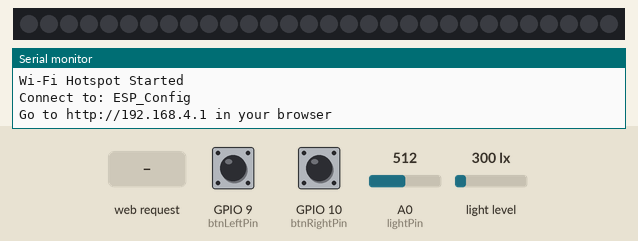
Bench run of a sketch on a simulated ESP8266 (NodeMCU). Shown: 30 RGB LEDs in strip order, left to right, the last lines printed to the serial monitor. Inputs (shaded band) come from the test bench; at power-on: GPIO 9 (btnLeftPin) HIGH, GPIO 10 (btnRightPin) HIGH, light level 300 lx, A0 (lightPin) = 512. Dim RGB values are drawn brighter than linear; WiFi joins after 1.5 s; servers stay silent unless stated; network time is answered at once with the bench clock; the local clock reads 2024-03-15 10:24:30 at power-on unless the sketch sets it; EEPROM starts erased.

Above: at 5.8 s.
5.9 s: HTTP request GET /submit received
7.4 s: GPIO 9 (btnLeftPin) pulsed LOW 5 times (0.12 s each, 0.3 s apart)
At 10.0 s:
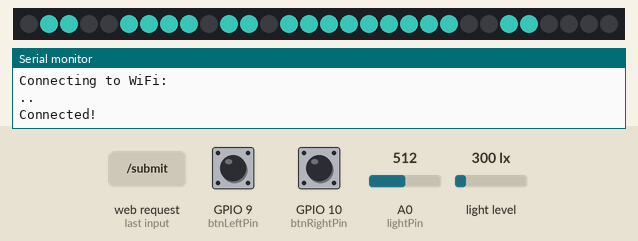
10.5 s: GPIO 10 (btnRightPin) pulled LOW for 0.15 s
At 11.4 s:
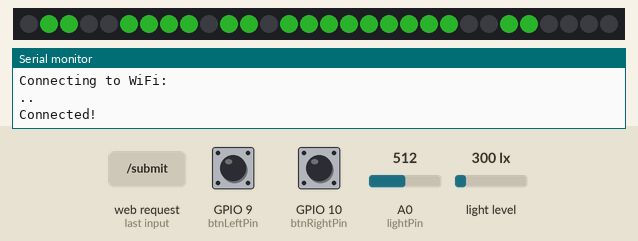
12.5 s: light level set to 40 lx
14.0 s: A0 (lightPin) set to 716
15.5 s: GPIO 9 (btnLeftPin) pulled LOW for 0.15 s
At 16.4 s:
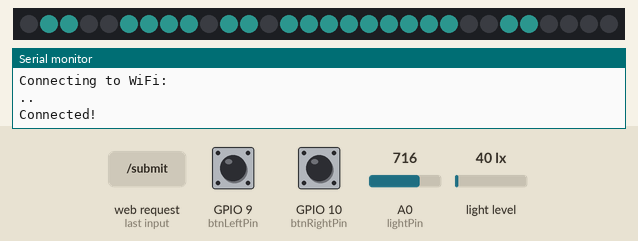
Timing chart, 0 to 18.5 s (numbered marks = the images above; inputs shaded):
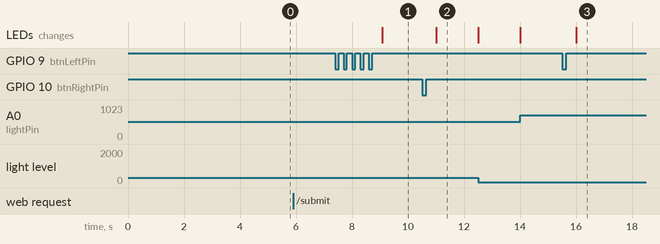

The sketch:

05042025new_clocl.ino
```cpp
#include <NTPClient.h>
// change next line to use with another board/shield
#include <ESP8266WiFi.h>
//#include <WiFi.h> // for WiFi shield
//#include <WiFi101.h> // for WiFi 101 shield or MKR1000
#include <ESP8266WebServer.h>
#include <WiFiUdp.h>
#include "Button2.h"
#include <EEPROM.h>
#include <FastLED.h>
#include <BH1750.h>
#include <Wire.h>


// FIRST STARTUP BYTE ASSIGNMENT DEFINES  ///
#define EEPROM_SIZE 512  // Define EEPROM size (bytes)
#define SETUP_FLAG_ADDR 0  // First address to store setup flag
#define SSID_ADDR 1         // Address for storing WiFi SSID
#define PASS_ADDR 33        // Address for storing WiFi Password
#define Color_NUM 60

// SEGMENT DIAPLAY //
#define LED_PIN 2         // Data pin for WS2812
#define NUM_LEDS 30       // Total LEDs (7*4 for segments + 2 for colons)
#define BRIGHTNESS 50     // Adjust brightness (0-255)
CRGB leds[NUM_LEDS];

// NTP TIMER //

// COLORS AND TIME SWAPER//
#define btnLeftPin 9
#define btnRightPin 10
Button2 btnLeft; // left button pin
Button2 btnRight; // Right button pin

#define TIMEOUT_MS 5000 //save color after 5 seconds of inactivity
bool lastButtonLeftState = HIGH;
bool lastButtonRightState = HIGH;
CRGB colors[19] = {  // 20 predefined FastLED colors
  CRGB::Red, CRGB::DarkRed, CRGB::FireBrick, CRGB::DarkOrange, CRGB::Gold,
  CRGB::Yellow, CRGB::LawnGreen, CRGB::Green, CRGB::ForestGreen, CRGB::Turquoise,
  CRGB::Teal, CRGB::Cyan, CRGB::SkyBlue, CRGB::Blue, CRGB::Navy,
  CRGB::Purple, CRGB::DeepPink, CRGB::Magenta, CRGB::White
};
int colorIndex = 0;
unsigned long lastPressTime = 0;
bool colorSelected = false;  // Tracks if user has interacted


BH1750 lightMeter; //lightsensor
const int lightPin = A0; // pin for color potentiometer

const long interval = 120000;  // interval at which to request time again

WiFiUDP ntpUDP;

// You can specify the time server pool and the offset (in seconds, can be
// changed later with setTimeOffset() ). Additionally you can specify the
// update interval (in milliseconds, can be changed using setUpdateInterval() ).
NTPClient timeClient(ntpUDP, "europe.pool.ntp.org", 7200, 60000);
bool timeSwap = HIGH;

///
//SEGMENT DISPLAY STUFF//
///
// Segment mapping (ABCDEFG order)
const byte numbers[10][7] = {
  {1, 1, 1, 1, 1, 1, 0},  // 0
  {0, 1, 1, 0, 0, 0, 0},  // 1
  {1, 1, 0, 1, 1, 0, 1},  // 2
  {1, 1, 1, 1, 0, 0, 1},  // 3
  {0, 1, 1, 0, 0, 1, 1},  // 4
  {1, 0, 1, 1, 0, 1, 1},  // 5
  {1, 0, 1, 1, 1, 1, 1},  // 6
  {1, 1, 1, 0, 0, 0, 0},  // 7
  {1, 1, 1, 1, 1, 1, 1},  // 8
  {1, 1, 1, 1, 0, 1, 1}   // 9
};
// LED mapping per segment
const byte segmentMap[4][7] = {
  {23, 24, 25, 26, 27, 28, 29}, // Segment 4 (LEDs 24-30)
  {16, 17, 18, 19, 20, 21, 22},// Segment 3 (LEDs 17-23)
  {7, 8, 9, 10, 11, 12, 13},   // Segment 2 (LEDs 8-14)
  {0, 1, 2, 3, 4, 5, 6}       // Segment 1 (LEDs 1-7)
};

// Colon (Delimiters)
const byte colonLeds[2] = {14, 15};


//////////
/// VOIDS BEFORE TIME ///
//////////
// COLOR SWAPER AND SAVER //
void click(Button2& btn){
  if (btn == btnLeft) {  // Correct way: compare pointers
    colorIndex = (colorIndex + 1) % 19;  // Wrap around using modulo
  } else if (btn == btnRight) {
    colorIndex = (colorIndex - 1 + 19) % 19;  // Ensure wrap-around for negatives
  }

  leds[0] = colors[colorIndex];
  FastLED.show();
  lastPressTime = millis();
  colorSelected = true;

}

void doubleClick(Button2& btn) {
  if (timeSwap == HIGH) {
    timeClient.setTimeOffset(3600);
    timeSwap = LOW;  // Use '=' for assignment
  } else {  // Use 'else' instead of another 'if' to avoid unnecessary checks
    timeClient.setTimeOffset(7200);
    timeSwap = HIGH;
  }
}

// --- SoftAP Code ---
const char *ssid = "ESP_Config";  // Name of the Wi-Fi hotspot
const char *password = "12345678"; // Password (must be at least 8 characters)

ESP8266WebServer server(80); // Create a web server on port 80

const char htmlPage[] PROGMEM = R"rawliteral(
<!DOCTYPE html>
<html>
<head>
    <title>Wi-Fi Setup</title>
</head>
<body>
    <h2>Enter Wi-Fi Details</h2>
    <form action="/submit" method="GET">
        SSID: <input type="text" name="ssid"><br><br>
        Password: <input type="text" name="password"><br><br>
        <input type="submit" value="Submit">
    </form>
</body>
</html>
)rawliteral";

// Handles root page
void handleRoot() {
    server.send(200, "text/html", htmlPage);
}

// Handles form submission
void handleSubmit() {
    String newSSID = server.arg("ssid");
    String newPass = server.arg("password");


    Serial.println("Received Wi-Fi Credentials:");
    Serial.print("SSID: ");
    Serial.println(newSSID);
    Serial.print("Password: ");
    Serial.println(newPass);

    // Save Wi-Fi credentials to EEPROM
    saveToEEPROM(SSID_ADDR, newSSID);
    saveToEEPROM(PASS_ADDR, newPass);
    delay(500);
    Serial.println("SSID and Password have been saved to EEPROM!");
    EEPROM.write(SETUP_FLAG_ADDR, 1);  // Reset setup flag for next boot
    EEPROM.commit();

    server.send(200, "text/html", "<h3>Credentials Received! Check Serial Monitor.</h3>");

}

void saveToEEPROM(int startAddr, String data) {
    for (int i = 0; i < data.length(); i++) {
        EEPROM.write(startAddr + i, data[i]);
    }
    EEPROM.write(startAddr + data.length(), '\0'); // Null-terminate string
    EEPROM.commit();
}

void setup(){
  Serial.begin(115200);
  timeClient.begin();
  Wire.begin();
  lightMeter.begin();
  EEPROM.begin(EEPROM_SIZE);  // Initialize EEPROM
  FastLED.addLeds<WS2812, LED_PIN, GRB>(leds, NUM_LEDS);
  FastLED.clear();
  FastLED.show();
  btnLeft.begin(btnLeftPin);
  btnRight.begin(btnRightPin);
  btnRight.setClickHandler(click);
  btnLeft.setClickHandler(click);
  btnRight.setDoubleClickHandler(doubleClick);
  btnLeft.setDoubleClickHandler(doubleClick);

  colorIndex = EEPROM.read(Color_NUM);

  // WIFI CONNECTION AND FIRST TIME ROUTINE //

  if (EEPROM.read(SETUP_FLAG_ADDR) != 1) {
    WiFi.softAP(ssid, password);  // Start as an Access Point
    Serial.println("."); Serial.println("ah, new here?");
    delay(5000);
    Serial.println("Wi-Fi Hotspot Started");
    Serial.print("Connect to: ");
    Serial.println(ssid);
    Serial.println("Go to http://192.168.4.1 in your browser");

    server.on("/", handleRoot);        // Handle root page
    server.on("/submit", handleSubmit); // Handle form submission
    server.begin();

    // Wait for user to submit Wi-Fi credentials through the SoftAP
    while (EEPROM.read(SETUP_FLAG_ADDR) != 1) {
      server.handleClient();  // Handle web requests
    }

    Serial.println("WiFi credentials saved!");
    WiFi.softAPdisconnect(); // Disconnect SoftAP after setup

    // CONNECTING TO WIFI //
    String storedSSID = readFromEEPROM(SSID_ADDR, 32);
    String storedPass = readFromEEPROM(PASS_ADDR, 32);

    WiFi.begin(storedSSID.c_str(), storedPass.c_str());


    Serial.print("Connecting to WiFi: ");
    Serial.println(storedSSID);

    int attempts = 0;
    while (WiFi.status() != WL_CONNECTED && attempts < 10) {
      delay(1000);
      Serial.print(".");
      attempts++;
    }

    if (WiFi.status() == WL_CONNECTED) {
      Serial.println("\nConnected!");
    } else {
      Serial.println("\nWiFi Connection Failed. Restarting Setup...");
      EEPROM.write(SETUP_FLAG_ADDR, 0);  // Reset setup flag for next boot
      EEPROM.commit();
      ESP.restart();
    }

  } else {
    // --- Normal Startup ---

    String storedSSID = readFromEEPROM(SSID_ADDR, 32);
    String storedPass = readFromEEPROM(PASS_ADDR, 32);

    WiFi.begin(storedSSID.c_str(), storedPass.c_str());


    Serial.print("Connecting to WiFi: ");
    Serial.println(storedSSID);

    int attempts = 0;
    while (WiFi.status() != WL_CONNECTED && attempts < 10) {
      delay(1000);
      Serial.print(".");
      attempts++;
    }

    if (WiFi.status() == WL_CONNECTED) {
      Serial.println("\nConnected!");
    } else {
      Serial.println("\nWiFi Connection Failed. Restarting Setup...");
      EEPROM.write(SETUP_FLAG_ADDR, 0);  // Reset setup flag for next boot
      EEPROM.commit();
      ESP.restart();
    }
  }
}  //  **Added missing closing bracket for `setup()`**


void loop() {
  btnLeft.loop();
  btnRight.loop();
  //////////
  // light sensor readout and mapping
  //////////
  int mappedHue;
  float lux = lightMeter.readLightLevel();
  mappedHue = map(analogRead(lightPin), 10, 1023, 5, 255);
  int light = map(lux, 0, 360, 5, mappedHue);
  FastLED.setBrightness(light);
  timeClient.update();


// PART FOR saving color after switch void //

  if (colorSelected && millis() - lastPressTime > 5000) {  // 5-second timeout
        EEPROM.write(Color_NUM, colorIndex);
        EEPROM.commit();
        Serial.println("New color saved");

        colorSelected = false;  // Reset flag so it doesn't keep saving
    }
    int hours = timeClient.getHours();
    int minutes = timeClient.getMinutes();
    displayTime(hours, minutes);
}


// INTO THE VOIDS !!! //

// Function to read strings from EEPROM
String readFromEEPROM(int startAddr, int maxLength) {
  String data = "";
  for (int i = 0; i < maxLength; i++) {
    char c = EEPROM.read(startAddr + i);
    if (c == '\0') break;
    data += c;
  }
  return data;
}


// CONFIGS HOW TO DISPLAY HOURS AND MINUTES //
void displayTime(int hours, int minutes) {
    FastLED.clear();

    int d1 = (hours / 10) % 10;
    int d2 = hours % 10;
    int d3 = (minutes / 10) % 10;
    int d4 = minutes % 10;

    setSegment(0, d1);
    setSegment(1, d2);
    setSegment(2, d3);
    setSegment(3, d4);

      leds[colonLeds[0]] = colors[colorIndex];
      leds[colonLeds[1]] = colors[colorIndex];


    FastLED.show();
}

// CONFIGURES THE SEGEMNTS FOR DISPLAY //
void setSegment(int seg, int num) {
    for (int i = 0; i < 7; i++) {
        if (numbers[num][i] == 1) {
            leds[segmentMap[seg][i]] = colors[colorIndex];
        }
    }
}
```

Measured:
- after the input at 7.4 s, the LEDs: change after 1.7 s (image 1)
- after the input at 10.5 s, the LEDs: change after 0.51 s (image 2)
- after the input at 15.5 s, the LEDs: change after 0.51 s (image 3)
